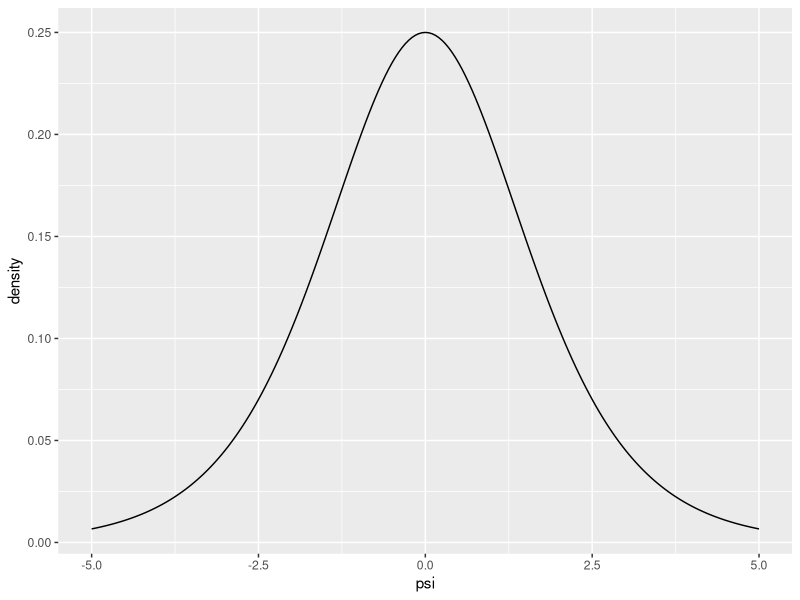
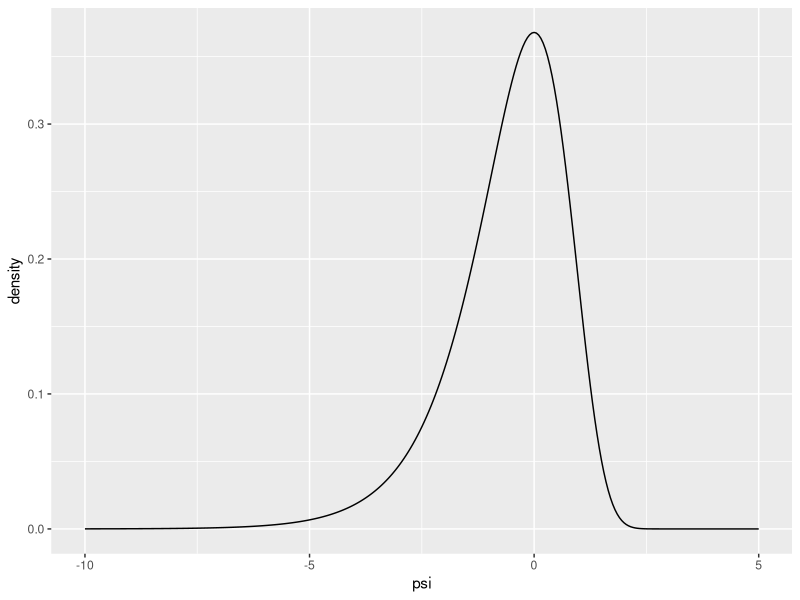
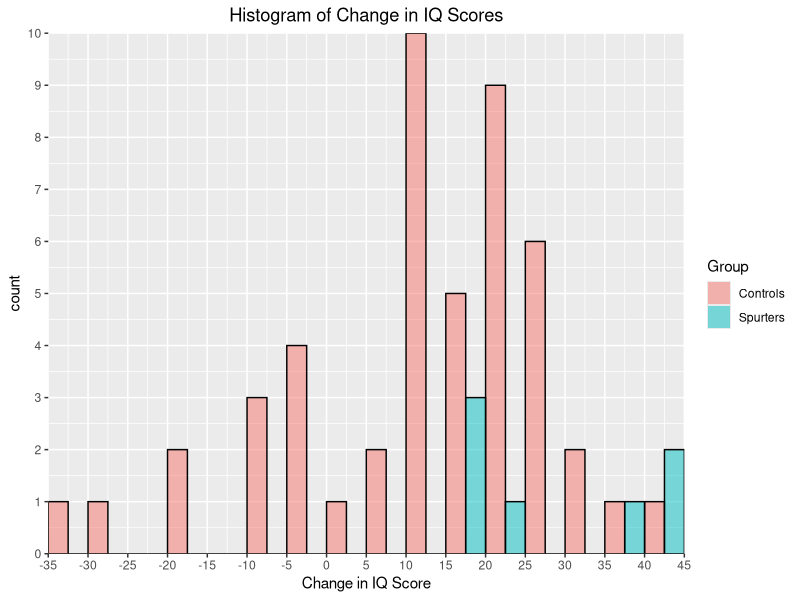
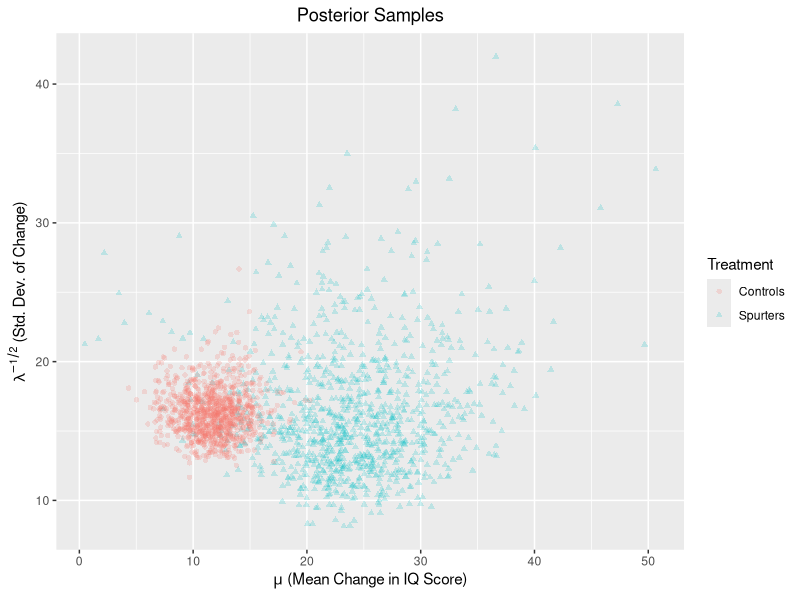
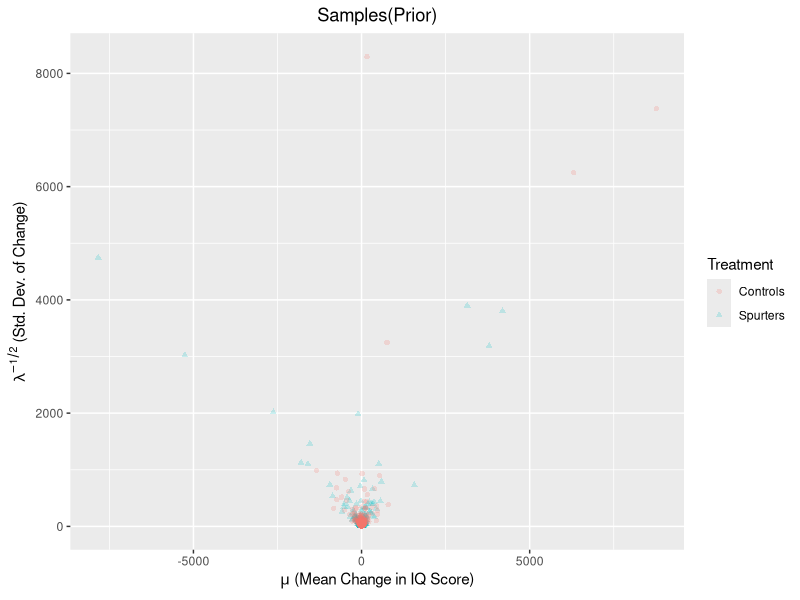

Generate these figures, in order, with R:
## ---- chunk 1
knitr::opts_chunk$set(warning = FALSE, 
                      message = FALSE, 
                      fig.align = "center")
## ---- chunk 2
library(plyr)
library(ggplot2)
library(dplyr)
library(xtable)
library(reshape)
library(tidyverse)
## ---- chunk 3
h = function(psi) 
{
  exp(psi) / (exp(psi) + 1)
}
dh = function(psi) 
{
  exp(psi) / (exp(psi) + 1)^2
}
dpsi = function(psi, a, b) 
{
  (gamma(a + b) / (gamma(a) * gamma(b))) * h(psi)^(a - 1) * (1 - h(psi))^
    (b - 1) * dh(psi)
}
## ---- chunk 4
psi = seq(-5, 5, by = 0.05)
density = dpsi(psi, 1, 1)
qplot(psi, density, geom = 'line')
## ---- chunk 5
dpsi = function(psi, a, b) {
  (b^a) / (gamma(a)) * exp(a * psi - b * exp(psi))
}
## ---- chunk 6
psi = seq(-10, 5, by = 0.05)
density = dpsi(psi, 1, 1)
qplot(psi, density, geom = 'line')
## ---- chunk 7
set.seed(123)
# input data
# spurters
x = c(18, 40, 15, 17, 20, 44, 38)
# control group
y = c(-4, 0, -19, 24, 19, 10, 5, 10,
      29, 13, -9, -8, 20, -1, 12, 21,
      -7, 14, 13, 20, 11, 16, 15, 27,
      23, 36, -33, 34, 13, 11, -19, 21,
      6, 25, 30,22, -28, 15, 26, -1, -2,
      43, 23, 22, 25, 16, 10, 29)
# store data in data frame 
iqData = data.frame(Treatment = c(rep("Spurters", length(x)), 
                                  rep("Controls", length(y))),
                                  Gain = c(x, y))
## ---- chunk 8
xLimits = seq(min(iqData$Gain) - (min(iqData$Gain) %% 5),
              max(iqData$Gain) + (max(iqData$Gain) %% 5),
              by = 5)

ggplot(data = iqData, aes(x = Gain, fill = Treatment, colour = I("black"))) + 
  geom_histogram(position = "dodge", alpha = 0.5, 
                 breaks = xLimits, closed = "left")+
  scale_x_continuous(breaks = xLimits, 
                     expand = c(0,0))+ 
  scale_y_continuous(expand = c(0,0), 
breaks = seq(0, 10, by = 1))+
  ggtitle("Histogram of Change in IQ Scores") + 
  labs(x = "Change in IQ Score", fill = "Group") + 
  theme(plot.title = element_text(hjust = 0.5))  
## ---- chunk 9
prior = data.frame(m = 0, c = 1, a = 0.5, b = 50)
findParam = function(prior, data){
  postParam = NULL
  c = prior$c
  m = prior$m
  a = prior$a
  b = prior$b
  n = length(data)
  postParam = data.frame(m = (c*m + n*mean(data))/(c + n), 
                c = c + n, 
                a = a + n/2, 
                b =  b + 0.5*(sum((data - mean(data))^2)) + 
                  (n*c *(mean(data)- m)^2)/(2*(c+n)))
  return(postParam)
}
postS = findParam(prior, x)
postC = findParam(prior, y)

## ---- chunk 10
xtable(rbind(prior = prior,
             `Spurters Posterior` = postS,
             `Controls Posterior` = postC), 
       caption = "Parameters")
## ---- chunk 11
# sampling from two posteriors 

# Number of posterior simulations
sim = 1000

# initialize vectors to store samples
mus = NULL
lambdas = NULL
muc = NULL
lambdac = NULL

# Following formula from the NormalGamma with 
# the update paramaters accounted accounted for below 

lambdas = rgamma(sim, shape = postS$a, rate = postS$b)
lambdac = rgamma(sim, shape = postC$a, rate = postC$b)


mus = sapply(sqrt(1/(postS$c*lambdas)),rnorm, n = 1, mean = postS$m)
muc = sapply(sqrt(1/(postC$c*lambdac)),rnorm, n = 1, mean = postC$m)

# Store simulations
simDF = data.frame(lambda = c(lambdas, lambdac),
                   mu = c(mus, muc),
                   Treatment = rep(c("Spurters", "Controls"),
                                   each = sim))

simDF$lambda = simDF$lambda^{-0.5}

# Plot the simulations
ggplot(data = simDF, aes(x = mu, y = lambda, 
                         colour = Treatment, shape = Treatment)) +
  geom_point(alpha = 0.2) + 
  labs(x = expression(paste(mu, " (Mean Change in IQ Score)")),
       y = expression(paste(lambda^{-1/2}, " (Std. Dev. of Change)")))  + 
  ggtitle("Posterior Samples")+ 
  theme(plot.title = element_text(hjust = 0.5))
## ---- chunk 12
mp <- 24
cp <- 8
ap <- 4
bp <- 855

ms <- 11.8
cs <- 49
as <- 24.5
bs <- 6344.0

#Sampling from posterior
S <- 1000000


# Number of posterior simulations
sim = 1000000

# initialize vectors to store samples
mu_s = NULL
lambda_s = NULL
mu_c = NULL
lambda_c = NULL

# Following formula from the NormalGamma with 
# the update paramaters accounted accounted for below 

lambda_c = rgamma(S, as, bs)
lambda_s = rgamma(S, ap, bp)

mu_c = rnorm(S, ms, sd = sqrt(1/(cs*lambda_c)))
mu_s = rnorm(S, mp, sd = sqrt(1/(cp*lambda_s)))

# Store simulations
dataF = data.frame(lambda = c(lambda_s, lambda_c),
                   mu = c(mu_s, mu_c),
                   Treatment = rep(c("Spurters", "Controls"),
                                   each = sim))

dataF$lambda = dataF$lambda^{-0.5}
mean(mu_s > mu_c)
## ---- chunk 13
sim = 1000

mus = NULL
lambdas = NULL
muc = NULL
lambdac = NULL

lambdas = rgamma(sim, shape = prior$a, rate = prior$b)
lambdac = rgamma(sim, shape = prior$a, rate = prior$b)

mus = sapply(sqrt(1/(prior$c*lambdas)),rnorm, n = 1, mean = prior$m)
muc = sapply(sqrt(1/(prior$c*lambdac)),rnorm, n = 1, mean = prior$m)


simDF = data.frame(lambda = c(lambdas, lambdac),
                   mu = c(mus, muc),
                   Treatment = rep(c("Spurters", "Controls"),
                                   each = sim))

simDF$lambda = simDF$lambda^{-0.5}



ggplot(data = simDF, aes(x = mu, y = lambda, 
                         colour = Treatment, shape = Treatment)) +
  geom_point(alpha = 0.2) + 
  labs(x = expression(paste(mu, " (Mean Change in IQ Score)")),
       y = expression(paste(lambda^{-1/2}, " (Std. Dev. of Change)")))  + 
  ggtitle("Samples(Prior)")+ 
  theme(plot.title = element_text(hjust = 0.5))
